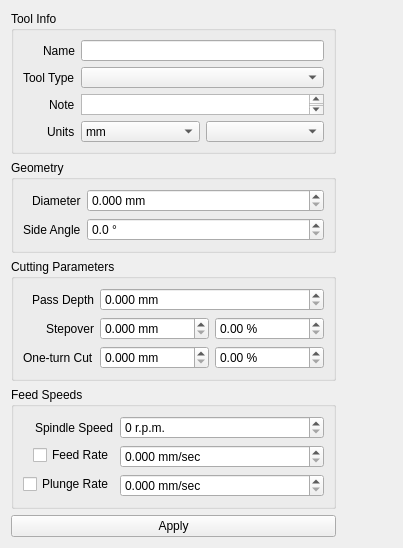
<?xml version="1.0" encoding="UTF-8"?>
<ui version="4.0">
 <class>ToolEditForm</class>
 <widget class="QWidget" name="ToolEditForm">
  <property name="geometry">
   <rect>
    <x>0</x>
    <y>0</y>
    <width>403</width>
    <height>548</height>
   </rect>
  </property>
  <property name="sizePolicy">
   <sizepolicy hsizetype="Fixed" vsizetype="Preferred">
    <horstretch>0</horstretch>
    <verstretch>0</verstretch>
   </sizepolicy>
  </property>
  <property name="minimumSize">
   <size>
    <width>403</width>
    <height>548</height>
   </size>
  </property>
  <property name="windowTitle">
   <string>Tool</string>
  </property>
  <layout class="QGridLayout" name="gridLayout">
   <item row="0" column="0">
    <widget class="QGroupBox" name="groupBox">
     <property name="title">
      <string>Tool Info</string>
     </property>
     <layout class="QFormLayout" name="formLayout">
      <property name="labelAlignment">
       <set>Qt::AlignRight|Qt::AlignTrailing|Qt::AlignVCenter</set>
      </property>
      <item row="0" column="0">
       <widget class="QLabel" name="nameLabel">
        <property name="text">
         <string>Name</string>
        </property>
       </widget>
      </item>
      <item row="0" column="1">
       <widget class="QLineEdit" name="leName"/>
      </item>
      <item row="1" column="0">
       <widget class="QLabel" name="lblToolType">
        <property name="text">
         <string>Tool Type</string>
        </property>
       </widget>
      </item>
      <item row="1" column="1">
       <widget class="QComboBox" name="cbxToolType">
        <property name="currentIndex">
         <number>-1</number>
        </property>
        <item>
         <property name="text">
          <string>Drill</string>
         </property>
        </item>
        <item>
         <property name="text">
          <string>End Mill</string>
         </property>
        </item>
        <item>
         <property name="text">
          <string>Engraving</string>
         </property>
        </item>
       </widget>
      </item>
      <item row="2" column="0">
       <widget class="QLabel" name="label">
        <property name="text">
         <string>Note</string>
        </property>
       </widget>
      </item>
      <item row="2" column="1">
       <widget class="QTextEdit" name="teNote">
        <property name="sizePolicy">
         <sizepolicy hsizetype="Expanding" vsizetype="Expanding">
          <horstretch>0</horstretch>
          <verstretch>0</verstretch>
         </sizepolicy>
        </property>
       </widget>
      </item>
      <item row="4" column="1">
       <layout class="QHBoxLayout" name="hlUnuts">
        <item>
         <widget class="QComboBox" name="cbxUnits">
          <property name="enabled">
           <bool>true</bool>
          </property>
          <item>
           <property name="text">
            <string>mm</string>
           </property>
          </item>
          <item>
           <property name="text">
            <string>inches</string>
           </property>
          </item>
         </widget>
        </item>
        <item>
         <widget class="QComboBox" name="cbxFeedSpeeds">
          <property name="currentIndex">
           <number>-1</number>
          </property>
          <item>
           <property name="text">
            <string>mm/sec</string>
           </property>
          </item>
          <item>
           <property name="text">
            <string>mm/min</string>
           </property>
          </item>
          <item>
           <property name="text">
            <string>cm/min</string>
           </property>
          </item>
          <item>
           <property name="text">
            <string>m/min</string>
           </property>
          </item>
         </widget>
        </item>
       </layout>
      </item>
      <item row="4" column="0">
       <widget class="QLabel" name="lblUnits">
        <property name="text">
         <string>Units</string>
        </property>
       </widget>
      </item>
     </layout>
    </widget>
   </item>
   <item row="1" column="0">
    <widget class="QGroupBox" name="groupBox_2">
     <property name="title">
      <string>Geometry</string>
     </property>
     <layout class="QFormLayout" name="formLayout_2">
      <property name="labelAlignment">
       <set>Qt::AlignRight|Qt::AlignTrailing|Qt::AlignVCenter</set>
      </property>
      <item row="0" column="0">
       <widget class="QLabel" name="diameterLabel">
        <property name="text">
         <string>Diameter</string>
        </property>
       </widget>
      </item>
      <item row="0" column="1">
       <widget class="QDoubleSpinBox" name="dsbxDiameter">
        <property name="suffix">
         <string> mm</string>
        </property>
        <property name="decimals">
         <number>3</number>
        </property>
        <property name="maximum">
         <double>10.000000000000000</double>
        </property>
        <property name="singleStep">
         <double>0.100000000000000</double>
        </property>
       </widget>
      </item>
      <item row="1" column="0">
       <widget class="QLabel" name="sideAngleLabel">
        <property name="text">
         <string>Side Angle</string>
        </property>
       </widget>
      </item>
      <item row="1" column="1">
       <widget class="QDoubleSpinBox" name="dsbxAngle">
        <property name="suffix">
         <string> °</string>
        </property>
        <property name="decimals">
         <number>1</number>
        </property>
        <property name="maximum">
         <double>180.000000000000000</double>
        </property>
       </widget>
      </item>
     </layout>
    </widget>
   </item>
   <item row="2" column="0">
    <widget class="QGroupBox" name="groupBox_3">
     <property name="title">
      <string>Cutting Parameters</string>
     </property>
     <layout class="QFormLayout" name="formLayout_3">
      <property name="labelAlignment">
       <set>Qt::AlignRight|Qt::AlignTrailing|Qt::AlignVCenter</set>
      </property>
      <item row="0" column="0">
       <widget class="QLabel" name="label_3">
        <property name="text">
         <string>Pass Depth</string>
        </property>
       </widget>
      </item>
      <item row="0" column="1">
       <widget class="QDoubleSpinBox" name="dsbxPassDepth">
        <property name="suffix">
         <string> mm</string>
        </property>
        <property name="decimals">
         <number>3</number>
        </property>
        <property name="maximum">
         <double>10.000000000000000</double>
        </property>
        <property name="singleStep">
         <double>0.100000000000000</double>
        </property>
       </widget>
      </item>
      <item row="1" column="0">
       <widget class="QLabel" name="label_4">
        <property name="text">
         <string>Stepover</string>
        </property>
       </widget>
      </item>
      <item row="1" column="1">
       <layout class="QHBoxLayout" name="horizontalLayout_2">
        <item>
         <widget class="QDoubleSpinBox" name="dsbxStepover">
          <property name="suffix">
           <string> mm</string>
          </property>
          <property name="decimals">
           <number>3</number>
          </property>
          <property name="maximum">
           <double>10.000000000000000</double>
          </property>
          <property name="singleStep">
           <double>0.010000000000000</double>
          </property>
         </widget>
        </item>
        <item>
         <widget class="QDoubleSpinBox" name="dsbxStepoverPercent">
          <property name="suffix">
           <string> %</string>
          </property>
          <property name="decimals">
           <number>2</number>
          </property>
          <property name="maximum">
           <double>100.000000000000000</double>
          </property>
          <property name="singleStep">
           <double>0.100000000000000</double>
          </property>
         </widget>
        </item>
       </layout>
      </item>
      <item row="2" column="0">
       <widget class="QLabel" name="label_5">
        <property name="text">
         <string>One-turn Cut</string>
        </property>
       </widget>
      </item>
      <item row="2" column="1">
       <layout class="QHBoxLayout" name="horizontalLayout">
        <item>
         <widget class="QDoubleSpinBox" name="dsbxOneTurnCut">
          <property name="suffix">
           <string> mm</string>
          </property>
          <property name="decimals">
           <number>3</number>
          </property>
          <property name="maximum">
           <double>10.000000000000000</double>
          </property>
          <property name="singleStep">
           <double>0.010000000000000</double>
          </property>
         </widget>
        </item>
        <item>
         <widget class="QDoubleSpinBox" name="dsbxOneTurnCutPercent">
          <property name="suffix">
           <string> %</string>
          </property>
          <property name="decimals">
           <number>2</number>
          </property>
          <property name="maximum">
           <double>100.000000000000000</double>
          </property>
          <property name="singleStep">
           <double>0.100000000000000</double>
          </property>
         </widget>
        </item>
       </layout>
      </item>
     </layout>
    </widget>
   </item>
   <item row="3" column="0">
    <widget class="QGroupBox" name="groupBox_4">
     <property name="title">
      <string>Feed Speeds</string>
     </property>
     <layout class="QFormLayout" name="formLayout_4">
      <property name="labelAlignment">
       <set>Qt::AlignRight|Qt::AlignTrailing|Qt::AlignVCenter</set>
      </property>
      <item row="0" column="0">
       <widget class="QLabel" name="label_6">
        <property name="text">
         <string>Spindle Speed</string>
        </property>
       </widget>
      </item>
      <item row="0" column="1">
       <widget class="QDoubleSpinBox" name="dsbxSpindleSpeed">
        <property name="suffix">
         <string> r.p.m.</string>
        </property>
        <property name="decimals">
         <number>0</number>
        </property>
        <property name="maximum">
         <double>100000.000000000000000</double>
        </property>
        <property name="singleStep">
         <double>1000.000000000000000</double>
        </property>
       </widget>
      </item>
      <item row="1" column="0">
       <widget class="QCheckBox" name="chbxFeedRate">
        <property name="toolTip">
         <string>If checked then automatic calculate!</string>
        </property>
        <property name="text">
         <string>Feed Rate</string>
        </property>
       </widget>
      </item>
      <item row="1" column="1">
       <widget class="QDoubleSpinBox" name="dsbxFeedRate">
        <property name="suffix">
         <string> mm/sec</string>
        </property>
        <property name="decimals">
         <number>3</number>
        </property>
        <property name="maximum">
         <double>100000.000000000000000</double>
        </property>
        <property name="singleStep">
         <double>0.100000000000000</double>
        </property>
       </widget>
      </item>
      <item row="2" column="0">
       <widget class="QCheckBox" name="chbxPlungeRate">
        <property name="toolTip">
         <string>If checked then automatic calculate!</string>
        </property>
        <property name="text">
         <string>Plunge Rate</string>
        </property>
       </widget>
      </item>
      <item row="2" column="1">
       <widget class="QDoubleSpinBox" name="dsbxPlungeRate">
        <property name="suffix">
         <string> mm/sec</string>
        </property>
        <property name="decimals">
         <number>3</number>
        </property>
        <property name="maximum">
         <double>100000.000000000000000</double>
        </property>
        <property name="singleStep">
         <double>0.100000000000000</double>
        </property>
       </widget>
      </item>
     </layout>
    </widget>
   </item>
   <item row="4" column="0">
    <widget class="QPushButton" name="pbApply">
     <property name="text">
      <string>Apply</string>
     </property>
    </widget>
   </item>
   <item row="0" column="1" rowspan="4">
    <widget class="QLabel" name="lblPixmap">
     <property name="minimumSize">
      <size>
       <width>50</width>
       <height>0</height>
      </size>
     </property>
     <property name="text">
      <string/>
     </property>
     <property name="alignment">
      <set>Qt::AlignCenter</set>
     </property>
    </widget>
   </item>
  </layout>
 </widget>
 <resources/>
 <connections/>
</ui>
